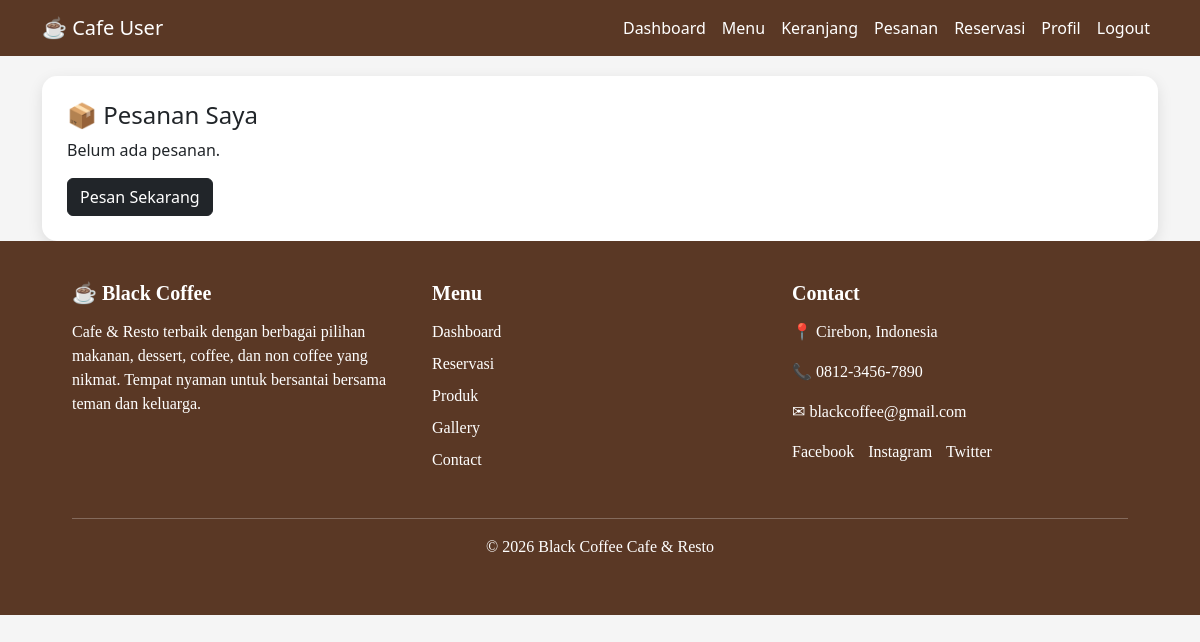
The app's page /user/dashboard.php?page=pesanan (signed in), older data.
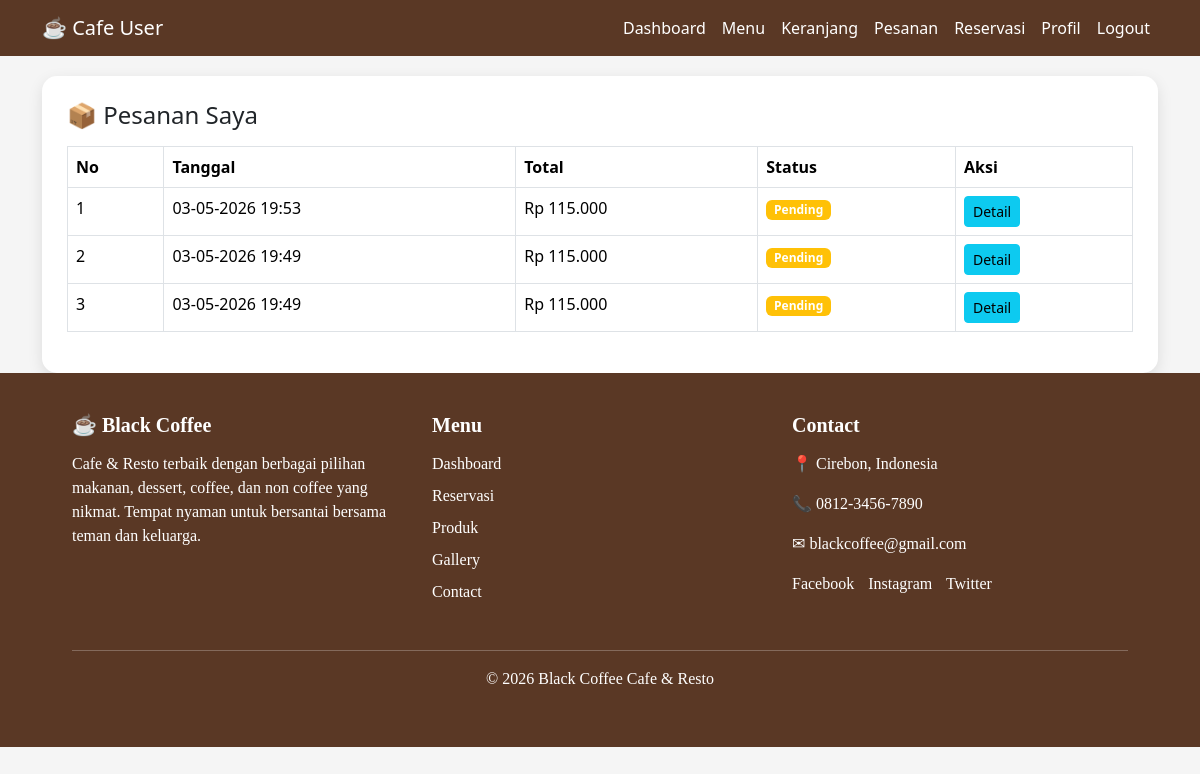
The same page, newer data.
### tables this page shows
CREATE TABLE `pesanan` (
  `id_pesanan` int(11) NOT NULL,
  `id_user` int(11) NOT NULL,
  `nama_pemesan` varchar(100) NOT NULL,
  `meja` varchar(10) NOT NULL,
  `pembayaran` varchar(50) NOT NULL,
  `tanggal` datetime DEFAULT current_timestamp(),
  `total` int(11) NOT NULL,
  `status` enum('pending','diproses','selesai') DEFAULT 'pending'
);

### user/pesanan.php (the view)
<?php
include "../koneksi.php";
$id_user = $_SESSION['id_user'] ?? 0;
$data = mysqli_query($conn, "
    SELECT * FROM pesanan
    WHERE id_user='$id_user'
    ORDER BY id_pesanan DESC
") or die(mysqli_error($conn));
?>
<div class="container-box">
<h4>📦 Pesanan Saya</h4>
<?php if(mysqli_num_rows($data) == 0){ ?>
<p>Belum ada pesanan.</p>
<a href="dashboard.php?page=menu" class="btn btn-dark">Pesan Sekarang</a>
<?php } else { ?>
<table class="table table-bordered mt-3">
<tr>
<th>No</th>
<th>Tanggal</th>
<th>Total</th>
<th>Status</th>
<th>Aksi</th>
</tr>
<?php $no=1; while($d = mysqli_fetch_assoc($data)){ ?>
<tr>
<td><?= $no++ ?></td>
<td><?= date('d-m-Y H:i', strtotime($d['tanggal'])); ?></td>
<td>Rp <?= number_format($d['total'],0,',','.'); ?></td>
<td>
<?php if($d['status']=="pending"){ ?>
<span class="badge bg-warning">Pending</span>
<?php } elseif($d['status']=="diproses"){ ?>
<span class="badge bg-primary">Diproses</span>
<?php } else { ?>
<span class="badge bg-success">Selesai</span>
<?php } ?>
</td>
<td>
<a href="dashboard.php?page=detail_pesanan&id=<?= $d['id_pesanan']; ?>"
class="btn btn-info btn-sm">
Detail
</a>
</td>
</tr>
<?php } ?>
</table>
<?php } ?>
</div>

### user/dashboard.php (shortened to what this page needs)
<!DOCTYPE html>
<html>
<head>
<link href="https://cdn.jsdelivr.net/npm/bootstrap@5.3.2/dist/css/bootstrap.min.css" rel="stylesheet">
</head>
<body>
<nav class="navbar navbar-expand-lg">
<div class="container">
<a class="navbar-brand">☕ Cafe User</a>
<ul class="navbar-nav ms-auto">
<li class="nav-item">
<a class="nav-link" href="dashboard.php?page=home">Dashboard</a>
</li>
<li class="nav-item">
<a class="nav-link" href="dashboard.php?page=menu">Menu</a>
</li>
<li class="nav-item">
<a class="nav-link" href="dashboard.php?page=keranjang">Keranjang</a>
</li>
<li class="nav-item">
<a class="nav-link" href="dashboard.php?page=pesanan">Pesanan</a>
</li>
<li class="nav-item">
<a class="nav-link" href="dashboard.php?page=reservasi">Reservasi</a>
</li>
<li class="nav-item">
<a class="nav-link" href="dashboard.php?page=profil">Profil</a>
</li>
<li class="nav-item">
<a class="nav-link" href="../logout.php">Logout</a>
</li>
</ul>
</div>
</nav>
<div class="container">
    <?php include "menu.php"; ?>
</div>
<?php include "footer.php"; ?>
</body>
</html>

### user/menu.php (shortened to what this page needs)
<?php
$page = $_GET['page'] ?? 'home';
switch ($page) {
    case 'pesanan':
        include "pesanan.php";
        break;
}
?>

### user/footer.php (shortened to what this page needs)
<footer class="footer">
<div class="container">
<div class="row">
<div class="col">
<h3 class="footer-title">☕ Black Coffee</h3>
<p>
Cafe & Resto terbaik dengan berbagai pilihan makanan,
dessert, coffee, dan non coffee yang nikmat.
Tempat nyaman untuk bersantai bersama teman dan keluarga.
</p>
</div>
<div class="col">
<h3 class="footer-title">Menu</h3>
<ul class="footer-menu">
<li><a href="index.php">Dashboard</a></li>
<li><a href="reservasi.php">Reservasi</a></li>
<li><a href="produk.php">Produk</a></li>
<li><a href="gallery.php">Gallery</a></li>
<li><a href="contact.php">Contact</a></li>
</ul>
</div>
<div class="col">
<h3 class="footer-title">Contact</h3>
<p>📍 Cirebon, Indonesia</p>
<p>📞 0812-3456-7890</p>
<p>✉ blackcoffee@gmail.com</p>
<div class="social">
<a href="#">Facebook</a>
<a href="#">Instagram</a>
<a href="#">Twitter</a>
</div>
</div>
</div>
<hr>
<div class="footer-bottom">
<p>© 2026 Black Coffee Cafe & Resto</p>
</div>
</div>
</footer>

### user/dashboard.php (style rules this page uses)
body { background:#f5f5f5; }
.navbar { background:#5a3825; }
.navbar-brand, .nav-link { color:white !important; }
.container-box { background:white; padding:25px; margin-top:20px; border-radius:15px; box-shadow:0 5px 15px rgba(0,0,0,0.1); }

### user/footer.php (style rules this page uses)
.footer { background:#5a3825; color:white; padding:40px 0; font-family:Poppins; }
.footer .container { width:90%; margin:auto; }
.footer .row { display:flex; flex-wrap:wrap; justify-content:space-between; }
.footer .col { width:30%; }
.footer-title { margin-bottom:15px; font-weight:bold; font-size:20px; }
.footer-menu { list-style:none; padding:0; }
.footer-menu li { margin-bottom:8px; }
.footer-menu a { text-decoration:none; color:white; }
.social a { color:white; text-decoration:none; margin-right:10px; }
.footer hr { margin-top:30px; border-color:#fff; }
.footer-bottom { text-align:center; margin-top:15px; }

Row changes from the older to the newer data that the page shows:
added pesanan: tanggal "03-05-2026 19:53", total "115.000", status "Pending"
added pesanan: tanggal "03-05-2026 19:49", total "115.000", status "Pending"
added pesanan: tanggal "03-05-2026 19:49", total "115.000", status "Pending"
Text that changed along with them:
text no longer shown: "Belum ada pesanan. Pesan Sekarang"
text now shown: "No Tanggal Total Status Aksi"
